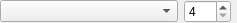
<?xml version="1.0" encoding="UTF-8"?>
<ui version="4.0">
 <class>FontWidget</class>
 <widget class="QWidget" name="FontWidget">
  <property name="geometry">
   <rect>
    <x>0</x>
    <y>0</y>
    <width>237</width>
    <height>20</height>
   </rect>
  </property>
  <property name="windowTitle">
   <string>Form</string>
  </property>
  <layout class="QHBoxLayout" name="horizontalLayout">
   <property name="leftMargin">
    <number>0</number>
   </property>
   <property name="topMargin">
    <number>0</number>
   </property>
   <property name="rightMargin">
    <number>0</number>
   </property>
   <property name="bottomMargin">
    <number>0</number>
   </property>
   <item>
    <widget class="QComboBox" name="fontNameComboBox"/>
   </item>
   <item>
    <widget class="QSpinBox" name="fontSizeSpinBox">
     <property name="sizePolicy">
      <sizepolicy hsizetype="Fixed" vsizetype="Fixed">
       <horstretch>0</horstretch>
       <verstretch>0</verstretch>
      </sizepolicy>
     </property>
     <property name="keyboardTracking">
      <bool>false</bool>
     </property>
     <property name="minimum">
      <number>4</number>
     </property>
     <property name="maximum">
      <number>500</number>
     </property>
    </widget>
   </item>
   <item>
    <widget class="simQt::ColorWidget" name="fontColorWidget">
     <property name="sizePolicy">
      <sizepolicy hsizetype="Fixed" vsizetype="Fixed">
       <horstretch>0</horstretch>
       <verstretch>0</verstretch>
      </sizepolicy>
     </property>
     <property name="Text">
      <string/>
     </property>
    </widget>
   </item>
  </layout>
 </widget>
 <customwidgets>
  <customwidget>
   <class>simQt::ColorWidget</class>
   <extends>QWidget</extends>
   <header>simQt/ColorWidget.h</header>
   <container>1</container>
  </customwidget>
 </customwidgets>
 <resources/>
 <connections/>
</ui>
